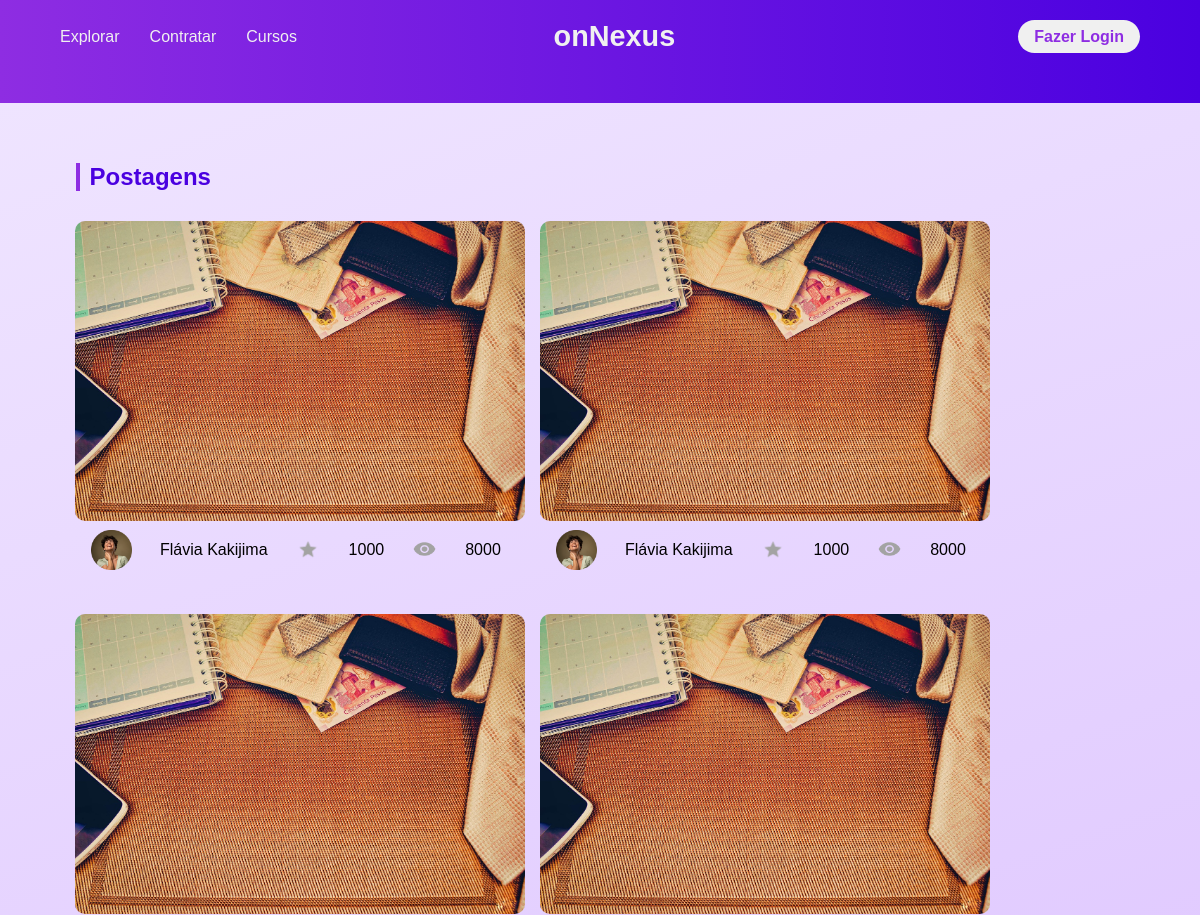
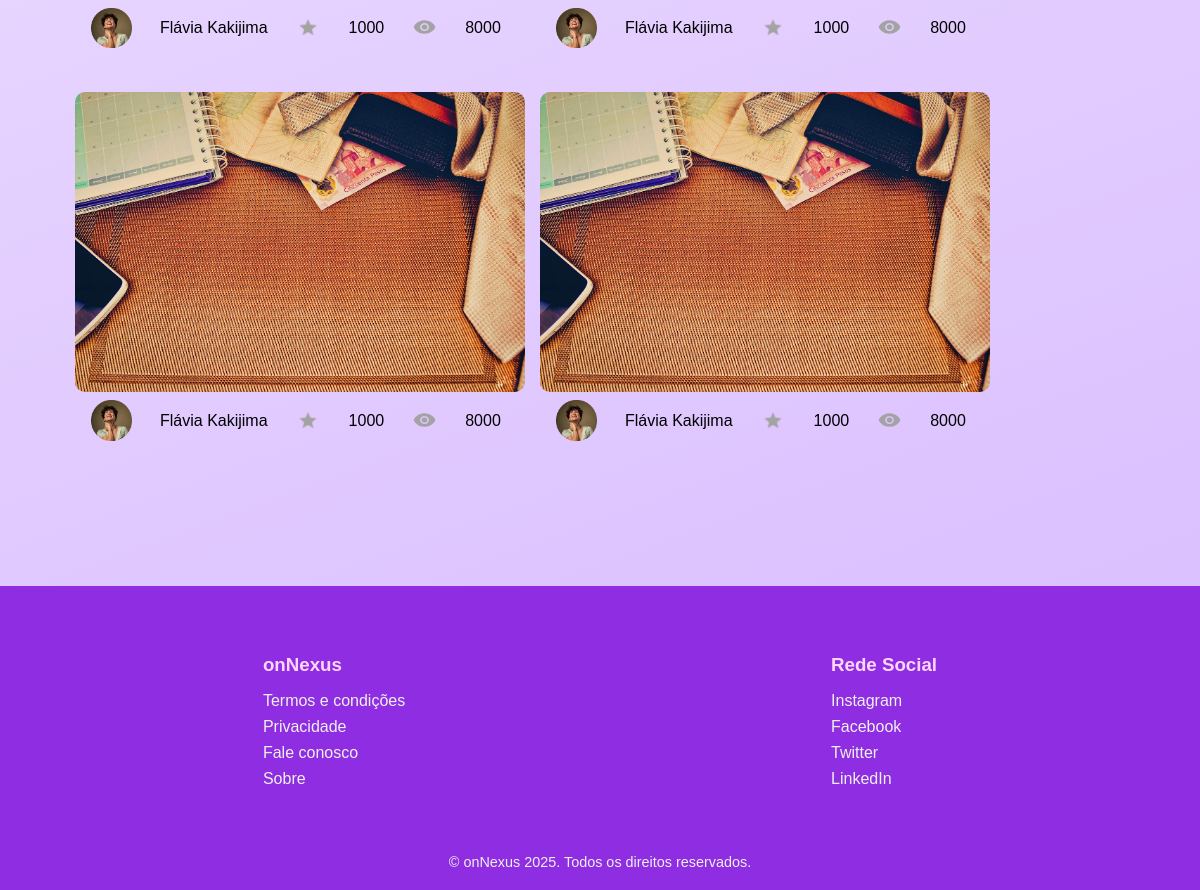
/explore/, run on the app's committed database (2 pictures, top to bottom).
### home/models.py (models this page shows, shortened)
class Post(models.Model):
    profile = models.CharField(max_length=100)
    username = models.CharField(max_length=100)
    image = models.ImageField(upload_to='media/posts/%Y/%m/%d', null=False, blank=False)
    favorites = models.IntegerField()
    views = models.IntegerField()

### explore/views.py (the view)
# urls.py: path('', views.explore, name='explore'),
def explore(request):
    posts = Post.objects.all()
    return render(request, 'explore/explore.html', {'posts': posts})

### templates/explore/explore.html
{% extends 'templates.base.html' %}
{% load static %}
{% block content %}
<div class="posts-area">
    <h2 class="area-title2">Postagens</h2>
    <ul class="posts-list">
        {% for post in posts %}
        <li class="post">
            <a href="#">
                <img class="post-image" src="{{ post.image.url }}" alt="">
            </a>
            <div class="post-info">
                <img class="profile-image" src="{% static '/images/' %}{{post.profile}}" alt="">
                <p>{{ post.username }}</p>
                <img class="post-icons" src="{% static '/images/favorites.png' %}" alt="">
                <p>{{ post.favorites }}</p>
                <img class="post-icons" src="{% static '/images/views.png' %}" alt="">
                <p>{{ post.views }}</p>
            </div>
        </li>
        {% endfor %}
    </ul>
</div>
{% endblock %}

### templates/templates.base.html (shortened to what this page needs)
{% load static %}
<!DOCTYPE html>
<html lang="pt-br">
<head>
    <link rel="stylesheet" href="{% static 'css/style.css' %}">
    <header class="header">
        <nav class="navbar">
            <ul class="nav-list">
                <li><a href="/explore">Explorar</a></li>
                <li><a href="#">Contratar</a></li>
                <li><a href="/cursos/">Cursos</a></li>
            </ul>
            <div class="logo"><a href="/">onNexus</a></div>
            <div>
                {% if user.is_authenticated %}
                    <div class="profile-menu-container">
                        <img src="{{ user.userprofile.profile_picture.url }}" alt="Perfil" class="profile-avatar" onclick="toggleProfileMenu()">
                        <div id="profile-menu" class="profile-menu">
                            <a href="{% url 'users:edit_profile' %}">Editar Perfil</a>
                            <a href="{% url 'users:account_settings' %}">Configurações</a>
                            <a href="{% url 'users:logout_view' %}">Sair</a>
                        </div>
                    </div>
                {% else %}
                    <a href="/users/login" class="login-btn">Fazer Login</a>
                {% endif %}
            </div>
        </nav>
    </header>
    <main>
        {% block content %}{% endblock %}
    </main>
    <footer class="footer">
        <div class="footer-content">
            <div>
                <h3>onNexus</h3>
                <ul>
                    <li><a href="#">Termos e condições</a></li>
                    <li><a href="#">Privacidade</a></li>
                    <li><a href="#">Fale conosco</a></li>
                    <li><a href="#">Sobre</a></li>
                </ul>
            </div>
            <div>
                <h3>Rede Social</h3>
                <ul>
                    <li><a href="#">Instagram</a></li>
                    <li><a href="#">Facebook</a></li>
                    <li><a href="#">Twitter</a></li>
                    <li><a href="#">LinkedIn</a></li>
                </ul>
            </div>
        </div>
        <div class="footer-bottom">© onNexus 2025. Todos os direitos reservados.</div>
    </footer>
</body>
</html>

### static/css/style.css (style rules this page uses)
:root { --primary-purple: #8e2de2; --dark-purple: #4a00e0; --background-color: #f3eaff; --card-background: #ffffff; --text-color: #333; --light-text: #f0f0f0; --gradient-bg: linear-gradient(160deg, #f0e6ff 0%, #d8baff 100%); }
a { text-decoration: none; color: inherit; }
.header { background: linear-gradient(90deg, var(--primary-purple) 0%, var(--dark-purple) 100%); color: var(--light-text); padding-bottom: 30px; }
.navbar { display: flex; justify-content: space-between; align-items: center; padding: 20px 5%; max-width: 1400px; margin: 0 auto; }
.nav-list { display: flex; gap: 30px; list-style: none; margin: 0; padding: 0; }
.nav-list li a { color: var(--light-text); font-weight: 500; font-size: 1rem; transition: color 0.2s; }
.logo { font-size: 1.8em; font-weight: 700; color: var(--light-text); margin-right: 8%; }
.login-btn { background: var(--light-text); color: var(--primary-purple); border: none; border-radius: 20px; padding: 8px 16px; font-weight: 600; cursor: pointer; transition: background-color 0.2s, color 0.2s; }
.footer { background: var(--primary-purple); color: var(--light-text); padding: 50px 5% 0; margin-top: 60px; }
.footer-content { display: flex; justify-content: space-around; padding-bottom: 30px; flex-wrap: wrap; gap: 20px; }
.footer-content h3 { margin-bottom: 15px; color: #ffd6ff; }
.footer-content ul { list-style: none; padding: 0; }
.footer-content ul li { margin-bottom: 8px; }
.footer-bottom { text-align: center; padding: 20px 0; background: var(--primary-purple); font-size: 0.9rem; }
.area-title2 { color: var(--dark-purple); font-size: 1.5em; margin-left: 1.7em; margin-bottom: 30px; padding-left: 10px; border-left: 4px solid var(--primary-purple); }
.posts-list { display: flex; flex-wrap: wrap; gap: 15px; }
.post { list-style-type: none; color: #FFFFFF; margin-bottom: 1.5rem; width: 450px; }
.post-image { width: 100%; border-radius: 10px; }
.profile-image { width: 10%; }
.post-icons { width: 6%; }
.post-info { margin-left: 1em; margin-right: 1.5em; display: flex; justify-content: space-between; gap: 20px; align-items: center; color: black; }
.posts-area { padding: 40px 2.9%; min-height: 60vh; }

### data on the page
Post: image (picture), profile (picture), username "Flávia Kakijima", favorites "1000", views "8000"
Post: image (picture), profile (picture), username "Flávia Kakijima", favorites "1000", views "8000"
Post: image (picture), profile (picture), username "Flávia Kakijima", favorites "1000", views "8000"
Post: image (picture), profile (picture), username "Flávia Kakijima", favorites "1000", views "8000"
Post: image (picture), profile (picture), username "Flávia Kakijima", favorites "1000", views "8000"
Post: image (picture), profile (picture), username "Flávia Kakijima", favorites "1000", views "8000"
